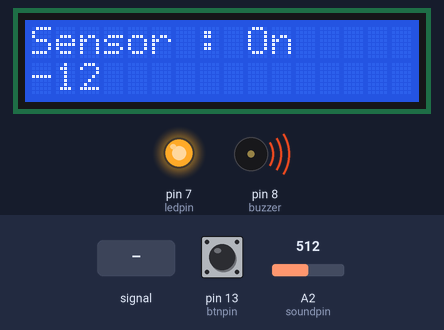
A sketch run on a simulated Arduino Uno, built with avr-gcc and run on an emulated ATmega328P. Parts: 16×2 character LCD, output pins drawn as LEDs (lit = HIGH), buzzer (waves = sounding). Inputs (shaded band) come from the test bench; at power-on: pin 13 (btnpin) HIGH, A2 (soundpin) = 512. What the sketch prints to the serial monitor is not drawn.

Above: at 1.2 s.
1.3 s: pin 13 (btnpin) pulled LOW for 1 s
At 2.5 s:
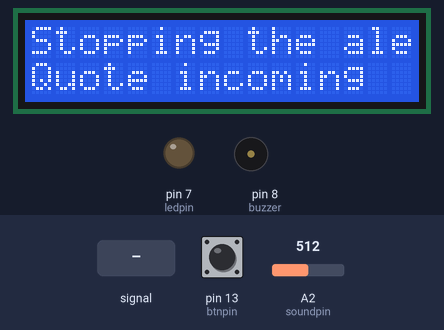
4.1 s: A2 (soundpin) fed a 200 Hz sine of ±81 counts around its level
At 4.9 s:
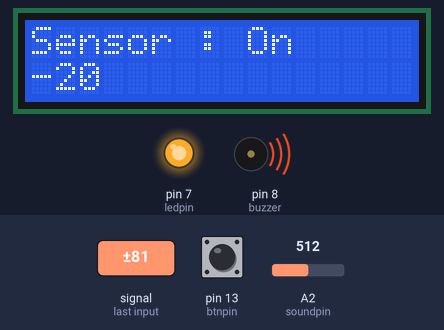
6.1 s: A2 (soundpin) set to 716
At 7.3 s:
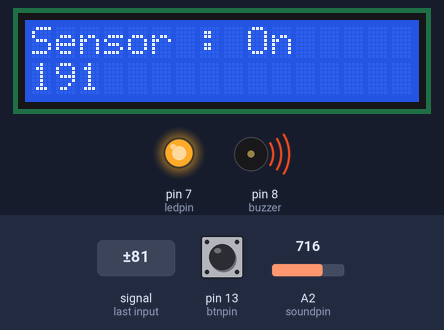
8.2 s: A2 (soundpin) fed a 1000 Hz sine of ±255 counts around its level
At 9.2 s:
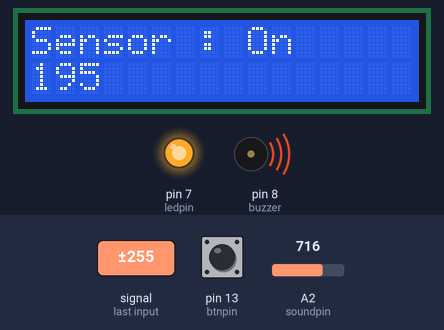
10.2 s: pin 13 (btnpin) pulled LOW for 0.15 s
At 10.58 s:
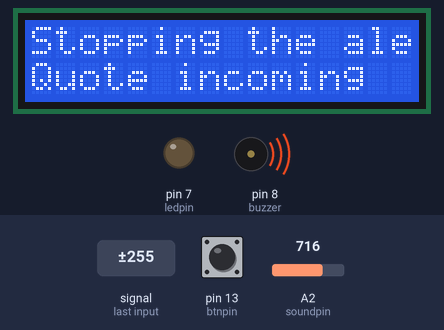
13.4 s: A2 (soundpin) set to 900
At 15.4 s:
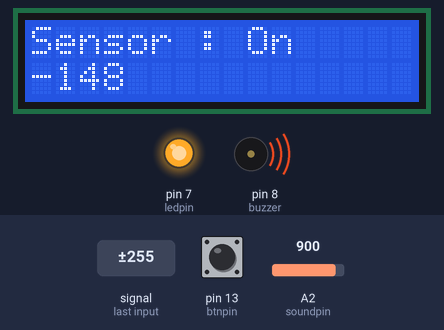
Timing chart, 0 to 16.9 s (numbered marks = the images above; inputs shaded):
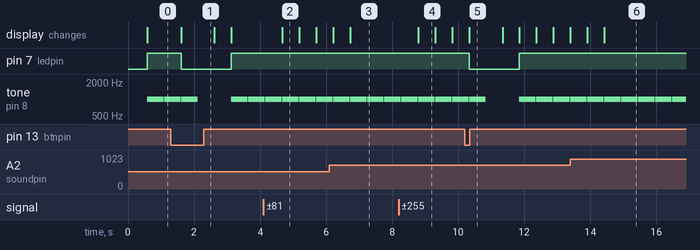

Measured:
- after the input at 1.3 s, pin 7 (ledpin): HIGH → LOW after 0.31 s, → HIGH 1.5 s later; the display: changes after 0.32 s (image 1)
- after the input at 4.1 s, the display: changes after 0.58 s (image 2)
- after the input at 8.2 s, the display: changes after 0.59 s (image 4)
- after the input at 10.2 s, pin 7 (ledpin): HIGH → LOW after 0.13 s, → HIGH 1.5 s later; the display: changes after 0.14 s (image 5)
- by itself, tone on pin 8 (buzzer): alternates 1000 Hz for 0.50 s and silent for 0.01 s
- what the display in image 2 shows lasts 0.5 s, from 4.7 s to 5.2 s

The sketch:

arduino_back.ino
```cpp
const int buzzer = 8;
const int threshold=85;
const int soundpin=A2;
const int ledpin=7;
const int btnpin = 13;

int lock = 1;


// include the library code:
#include <LiquidCrystal.h>

// initialize the library by associating any needed LCD interface pin
// with the arduino pin number it is connected to
const int rs = 12, en = 11, d4 = 5, d5 = 4, d6 = 3, d7 = 2;
LiquidCrystal lcd(rs, en, d4, d5, d6, d7);
int buttonState = 0;

void setup() {
  // set up the LCD's number of columns and rows:
  lcd.begin(16, 2);
    pinMode(btnpin, INPUT_PULLUP);
    pinMode(ledpin,OUTPUT);
pinMode(soundpin,INPUT);
    Serial.begin(9600);

  while (!Serial) {
    ; // wait for serial port to connect. Needed for native USB port only
  }

lcdStart();


  // Print a message to the LCD.
}


void playing() {

    lock = 0;
        digitalWrite(ledpin, HIGH);


        // we only play the note for 90% of the duration, leaving 10% as a pause
        tone(buzzer, 1000, 500);

}

void stopping() {

    Serial.println("action : stopping");
}

void loop() {

    int soundsens=analogRead(soundpin);
    int sum = 0;
    for ( int i = 0 ; i <125; i ++)
  {
   int Sound_signal = analogRead(soundpin);
    sum =sum + Sound_signal;
  }
      int level = sum / 125;

      lcd.setCursor(0, 1);
          delay(500);

    lcd.print(level);

        if(buttonState == 0 && soundsens>=threshold || lock == 0)
        {
            playing();
            buttonPressed();
        }


}

void lcdStart() {

    // modify the display


    lcd.clear();
    lcd.print("Sensor : On");

}

void lcdEnd() {
    Serial.println("hello");
    digitalWrite(ledpin, LOW);

    // modify the display
      lock = 1;
    Serial.print("capteur");
    lcd.clear();
    lcd.print("Stopping the alert sound");
    lcd.setCursor(0, 1);
    lcd.print("Quote incoming");
          delay(1000);

    lcdStart();


}

void buttonPressed() {

    if(!digitalRead(13)) {
        lcdEnd();
    }
}
```
